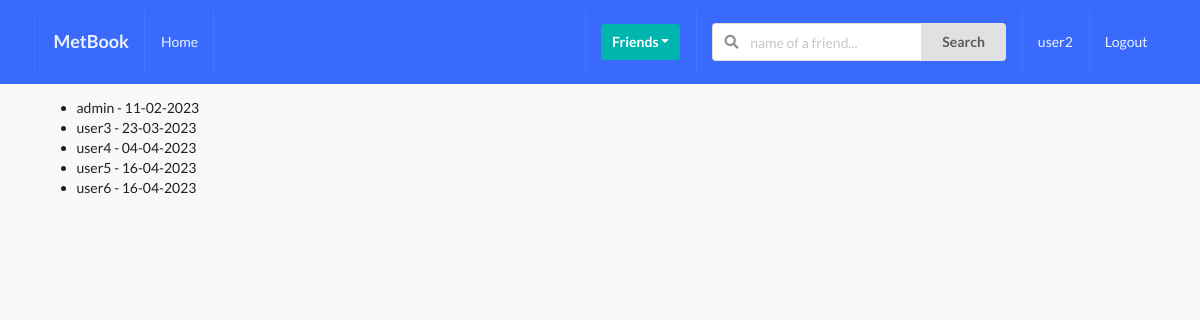
/profiles/invite_available_list (signed in), run on the app's committed database.
### profiles_app/models.py (models this page shows, shortened)
class Profile(models.Model):
    first_name = models.CharField(max_length=250, blank = True)
    last_name = models.CharField(max_length=250, blank = True)
    user = models.OneToOneField(User, on_delete = models.CASCADE)
    bio = models.CharField(max_length=250, blank=True)
    email = models.EmailField(max_length=250, blank=True)
    image = models.ImageField(default="default.png", upload_to="images/")
    friends = models.ManyToManyField(User, blank=True, related_name="friends")
    slug = models.SlugField(unique=True, blank=True)
    created = models.DateTimeField(auto_now_add = True)
    updated = models.DateTimeField(auto_now = True)
    objects = ProfileManager()
    def __str__(self):
        return f"{self.user.username} - {self.created.strftime('%d-%m-%Y')}"

### profiles_app/views.py (the view)
# urls.py: path("invite_available_list", invite_available_list, name="invite-available-list"),
def invite_available_list(request):
    user = request.user
    qs = Profile.objects.all_profiles_available(user)
    context = {"qs":qs}
    return render(request, "profiles_app/invite_available_list.html", context)

### profiles_app/models.py (called while the page is built)
    def all_profiles_available(self, sender):
        profiles = Profile.objects.all().exclude(user=sender)
        profile = Profile.objects.get(user = sender)
        qs = Relationship.objects.filter(Q(sender = profile) | Q(receiver=profile))
        accepted = set([])
        for rel in qs:
            if rel.status == "accepted":
                accepted.add(rel.receiver)
                accepted.add(rel.sender)
        print(accepted)
        available = [profile for profile in profiles if profile not in accepted]
        print(available)
        return available

### profiles_app/templates/profiles_app/invite_available_list.html (shortened to what this page needs)
{% extends 'base.html' %}
{% block content %}
<ul>
    {% for item in qs %}
        <li>{{item}}</li>
    {% endfor %}
</ul>
{% endblock content %}

### templates/navbar.html (shortened to what this page needs)
<div class="ui inverted menu nav mb-7">
    <div class="ui container">
      <a href="{% url 'home' %}" class="item">
          <h3>MetBook</h3>
      </a>
      {% if request.user.is_authenticated %}
      <a href="{% url 'home' %}" class="item">
          Home
      </a>
      {% endif %}
      <div class="right menu">
          {% if request.user.is_authenticated %}
          <div class="item">
              <div class="ui floating dropdown icon button teal"> Friends
                  <i class="dropdown icon"></i>
               </div>
          </div>
               <div class="item">
                <form action="" method="GET">
                  <div class="ui action left icon input">
                  <input class="prompt" type="text" name='q' placeholder="name of a friend...">
                  <button type='submit' class="ui button">Search</button>
                  </div>
              </form>
              </div>
              <a href="" class="item">
                   {{ request.user }}
              </a>
              <a href="" class="ui item">
                  Logout
              </a>
          {% else %}
          <a href="" class="ui item">
                  Login
              </a>
          {% endif %}
      </div>
    </div>
  </div>

### static/css/styles.css (style rules this page uses)
body { background: #f8f8f8 !important; }
.nav { border-radius: 0% !important; padding: 10px 0 10px 0 !important; background-color: #396afc !important; }

### data on the page
Profile: user+created "admin - 11-02-2023"
Profile: user+created "user3 - 23-03-2023"
Profile: user+created "user4 - 04-04-2023"
Profile: user+created "user5 - 16-04-2023"
Profile: user+created "user6 - 16-04-2023"

### other printed values
{{ request.user }} "user2"
